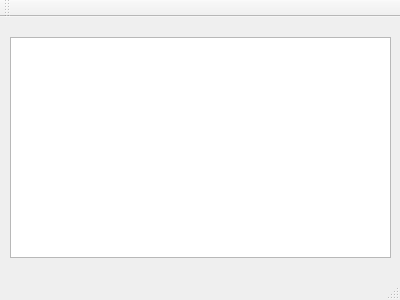
<?xml version="1.0" encoding="UTF-8"?>
<ui version="4.0">
 <class>MainWindow</class>
 <widget class="QMainWindow" name="MainWindow">
  <property name="geometry">
   <rect>
    <x>0</x>
    <y>0</y>
    <width>400</width>
    <height>300</height>
   </rect>
  </property>
  <property name="windowTitle">
   <string>MainWindow</string>
  </property>
  <widget class="QWidget" name="centralWidget">
   <widget class="QListWidget" name="listWidget">
    <property name="geometry">
     <rect>
      <x>10</x>
      <y>20</y>
      <width>381</width>
      <height>221</height>
     </rect>
    </property>
   </widget>
  </widget>
  <widget class="QMenuBar" name="menuBar">
   <property name="geometry">
    <rect>
     <x>0</x>
     <y>0</y>
     <width>400</width>
     <height>25</height>
    </rect>
   </property>
  </widget>
  <widget class="QToolBar" name="mainToolBar">
   <attribute name="toolBarArea">
    <enum>TopToolBarArea</enum>
   </attribute>
   <attribute name="toolBarBreak">
    <bool>false</bool>
   </attribute>
  </widget>
  <widget class="QStatusBar" name="statusBar"/>
 </widget>
 <layoutdefault spacing="6" margin="11"/>
 <resources/>
 <connections/>
</ui>
